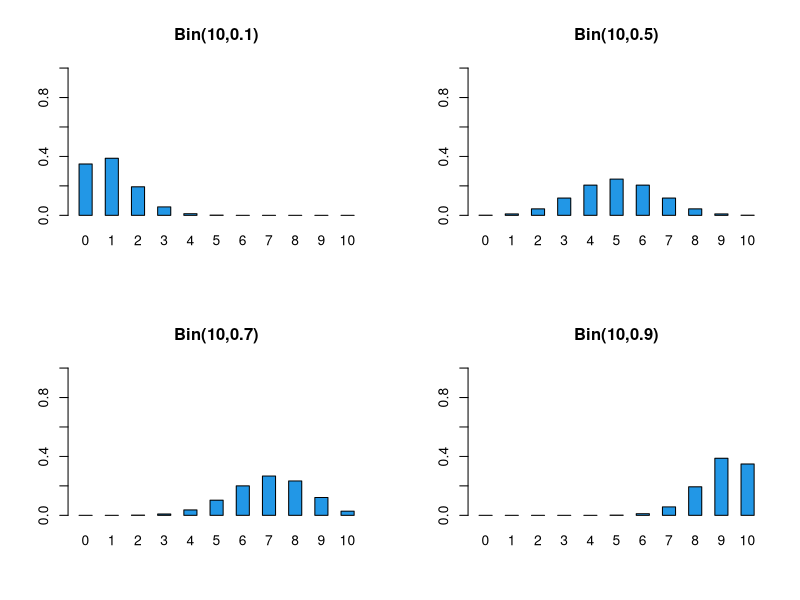
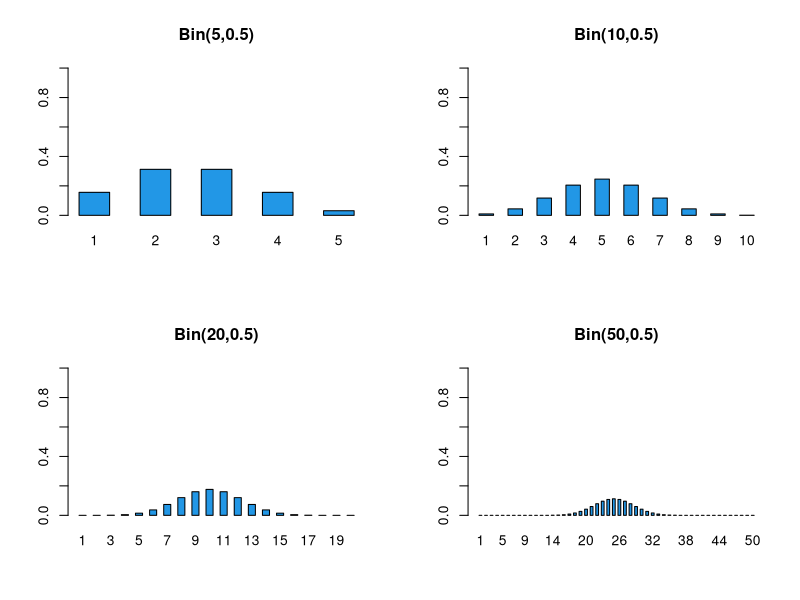
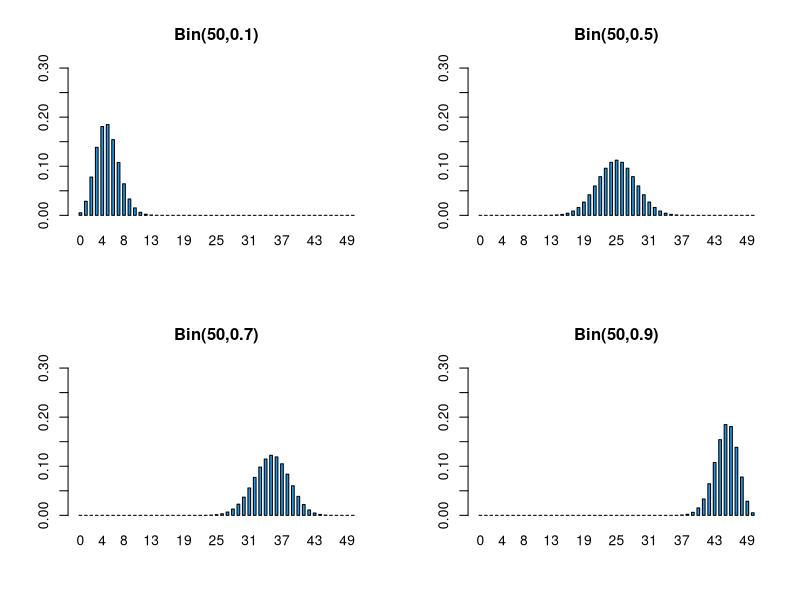

Write the R code that produced these figures, in order.
#### proporzioni
xx<-rbinom(1000,10,0.3)
table(xx)
pdf("images/binom1.pdf")


par(mfrow=c(2,2))
xx<-c(0:10)
y<-data.frame(y=dbinom(xx,10,0.1))
barplot(as.matrix(y),beside=T,col=4,ylim=c(0,1),main="Bin(10,0.1)",names.arg=xx,space=1)
y<-data.frame(y=dbinom(xx,10,0.5))
barplot(as.matrix(y),beside=T,col=4,ylim=c(0,1),main="Bin(10,0.5)",names.arg=xx,space=1)

y<-data.frame(y=dbinom(xx,10,0.7))
barplot(as.matrix(y),beside=T,col=4,ylim=c(0,1),main="Bin(10,0.7)",names.arg=xx,space=1)


y<-data.frame(y=dbinom(xx,10,0.9))
barplot(as.matrix(y),beside=T,col=4,ylim=c(0,1),main="Bin(10,0.9)",names.arg=xx,space=1)
dev.off()

pdf("images/binom2.pdf")

par(mfrow=c(2,2))
xx<-1:5
y<-data.frame(y=dbinom(xx,5,0.5))
barplot(as.matrix(y),beside=T,col=4,ylim=c(0,1),main="Bin(5,0.5)",names.arg=xx,space=1)
xx<-1:10
y<-data.frame(y=dbinom(xx,10,0.5))
barplot(as.matrix(y),beside=T,col=4,ylim=c(0,1),main="Bin(10,0.5)",names.arg=xx,space=1)
xx<-1:20
y<-data.frame(y=dbinom(xx,20,0.5))
barplot(as.matrix(y),beside=T,col=4,ylim=c(0,1),main="Bin(20,0.5)",names.arg=xx,space=1)

xx<-1:50
y<-data.frame(y=dbinom(xx,50,0.5))
barplot(as.matrix(y),beside=T,col=4,ylim=c(0,1),main="Bin(50,0.5)",names.arg=xx,space=1)
dev.off()

pdf("images/binom3.pdf")

par(mfrow=c(2,2))
xx<-c(0:50)
y<-data.frame(y=dbinom(xx,50,0.1))
barplot(as.matrix(y),beside=T,col=4,ylim=c(0,0.3),main="Bin(50,0.1)",names.arg=xx,space=1)
y<-data.frame(y=dbinom(xx,50,0.5))
barplot(as.matrix(y),beside=T,col=4,ylim=c(0,0.3),main="Bin(50,0.5)",names.arg=xx,space=1)

y<-data.frame(y=dbinom(xx,50,0.7))
barplot(as.matrix(y),beside=T,col=4,ylim=c(0,0.3),main="Bin(50,0.7)",names.arg=xx,space=1)


y<-data.frame(y=dbinom(xx,50,0.9))
barplot(as.matrix(y),beside=T,col=4,ylim=c(0,0.3),main="Bin(50,0.9)",names.arg=xx,space=1)

dev.off()
##### Esempio delle balene in CAST
### H0: p=0.4 l'apparecchio spaventa balene non ha effetto
### H1: p>0.4 l'apparecchio spaventa balene ha effetto
########## osserviamo n=30 balene di cui 15 vanno via 
###### se H0 è vera il modello di riferimento è Bin(30,.40)
sum(dbinom(c(15:25),30,0.4))### è 0.1754 accetto H0 

#### approssimazione normale
#verifichiamo le condizioni
m=30*0.4 ## è 12
ss=30*0.4*0.6 #è 7.2
####la prima condizione  è verificata vediamo la seconda
abs((1/sqrt(30))*(sqrt(0.6/0.4)-sqrt(0.4/0.6)))<0.3
#### anche la seconda è verificata per cui il risultato del test non dovrebbe cambiare usando l'approssimazione normale
pnorm(15,m,ss,lower.tail=F) ## è 0.13177
### a applicando la correzione ottengono un pessimo risultato in termini numerici ma non inficio il risultato del test
pnorm(15.5,m,ss,lower.tail=F) ## è 0.09605322


